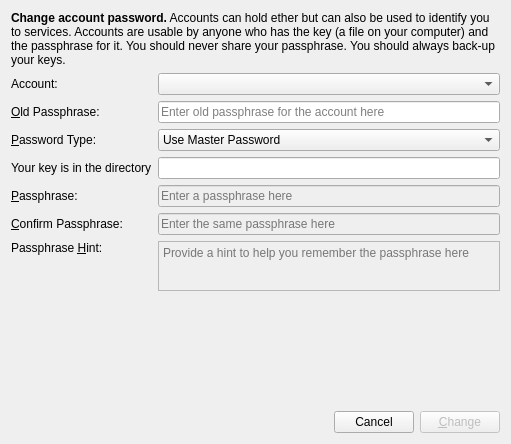
<?xml version="1.0" encoding="UTF-8"?>
<ui version="4.0">
 <class>EncryptKey</class>
 <widget class="QDialog" name="EncryptKey">
  <property name="geometry">
   <rect>
    <x>0</x>
    <y>0</y>
    <width>511</width>
    <height>444</height>
   </rect>
  </property>
  <property name="windowTitle">
   <string>New Account</string>
  </property>
  <property name="styleSheet">
   <string notr="true"/>
  </property>
  <layout class="QGridLayout" name="gridLayout">
   <item row="1" column="0">
    <widget class="QLabel" name="accountsLabel">
     <property name="text">
      <string>Account:</string>
     </property>
    </widget>
   </item>
   <item row="1" column="1">
    <widget class="QComboBox" name="accounts"/>
   </item>
   <item row="0" column="0" colspan="2">
    <widget class="QLabel" name="additionalLabel">
     <property name="maximumSize">
      <size>
       <width>16777215</width>
       <height>100</height>
      </size>
     </property>
     <property name="text">
      <string>&lt;html&gt;&lt;head/&gt;&lt;body&gt;&lt;p&gt;&lt;span style=&quot; font-weight:600;&quot;&gt;Change account password.&lt;/span&gt; Accounts can hold ether but can also be used to identify you to services. Accounts are usable by anyone who has the key (a file on your computer) and the passphrase for it. You should never share your passphrase. You should always back-up your keys.&lt;/p&gt;&lt;/body&gt;&lt;/html&gt;</string>
     </property>
     <property name="wordWrap">
      <bool>true</bool>
     </property>
    </widget>
   </item>
   <item row="2" column="0">
    <widget class="QLabel" name="oldPasswordLabel">
     <property name="maximumSize">
      <size>
       <width>16777215</width>
       <height>50</height>
      </size>
     </property>
     <property name="text">
      <string>&lt;html&gt;&lt;head/&gt;&lt;body&gt;&lt;p&gt;&amp;amp;Old Passphrase:&lt;/p&gt;&lt;/body&gt;&lt;/html&gt;</string>
     </property>
     <property name="buddy">
      <cstring>oldPassword</cstring>
     </property>
    </widget>
   </item>
   <item row="15" column="1">
    <spacer name="verticalSpacer">
     <property name="orientation">
      <enum>Qt::Vertical</enum>
     </property>
     <property name="sizeHint" stdset="0">
      <size>
       <width>20</width>
       <height>40</height>
      </size>
     </property>
    </spacer>
   </item>
   <item row="7" column="0">
    <widget class="QLabel" name="label">
     <property name="text">
      <string>Your key is in the directory</string>
     </property>
    </widget>
   </item>
   <item row="7" column="1">
    <widget class="QLineEdit" name="keysPath">
     <property name="readOnly">
      <bool>true</bool>
     </property>
    </widget>
   </item>
   <item row="14" column="1">
    <widget class="QTextEdit" name="hint">
     <property name="enabled">
      <bool>false</bool>
     </property>
     <property name="maximumSize">
      <size>
       <width>16777215</width>
       <height>50</height>
      </size>
     </property>
     <property name="placeholderText">
      <string>Provide a hint to help you remember the passphrase here</string>
     </property>
    </widget>
   </item>
   <item row="2" column="1">
    <widget class="QLineEdit" name="oldPassword">
     <property name="echoMode">
      <enum>QLineEdit::Password</enum>
     </property>
     <property name="placeholderText">
      <string>Enter old passphrase for the account here</string>
     </property>
    </widget>
   </item>
   <item row="11" column="1">
    <widget class="QLineEdit" name="confirm">
     <property name="enabled">
      <bool>false</bool>
     </property>
     <property name="echoMode">
      <enum>QLineEdit::Password</enum>
     </property>
     <property name="placeholderText">
      <string>Enter the same passphrase here</string>
     </property>
    </widget>
   </item>
   <item row="9" column="1">
    <widget class="QLineEdit" name="password">
     <property name="enabled">
      <bool>false</bool>
     </property>
     <property name="echoMode">
      <enum>QLineEdit::Password</enum>
     </property>
     <property name="placeholderText">
      <string>Enter a passphrase here</string>
     </property>
    </widget>
   </item>
   <item row="11" column="0">
    <widget class="QLabel" name="passwordAgainLabel">
     <property name="enabled">
      <bool>true</bool>
     </property>
     <property name="maximumSize">
      <size>
       <width>16777215</width>
       <height>50</height>
      </size>
     </property>
     <property name="text">
      <string>&lt;html&gt;&lt;head/&gt;&lt;body&gt;&lt;p&gt;&amp;amp;Confirm Passphrase:&lt;/p&gt;&lt;/body&gt;&lt;/html&gt;</string>
     </property>
     <property name="buddy">
      <cstring>confirm</cstring>
     </property>
    </widget>
   </item>
   <item row="16" column="0" colspan="2">
    <layout class="QHBoxLayout" name="horizontalLayout">
     <item>
      <widget class="QLabel" name="status">
       <property name="text">
        <string/>
       </property>
      </widget>
     </item>
     <item>
      <spacer name="horizontalSpacer">
       <property name="orientation">
        <enum>Qt::Horizontal</enum>
       </property>
       <property name="sizeHint" stdset="0">
        <size>
         <width>40</width>
         <height>20</height>
        </size>
       </property>
      </spacer>
     </item>
     <item>
      <widget class="QPushButton" name="cancel">
       <property name="maximumSize">
        <size>
         <width>83</width>
         <height>16777215</height>
        </size>
       </property>
       <property name="layoutDirection">
        <enum>Qt::LeftToRight</enum>
       </property>
       <property name="text">
        <string>Cancel</string>
       </property>
      </widget>
     </item>
     <item>
      <widget class="QPushButton" name="change">
       <property name="enabled">
        <bool>false</bool>
       </property>
       <property name="sizePolicy">
        <sizepolicy hsizetype="Minimum" vsizetype="Fixed">
         <horstretch>0</horstretch>
         <verstretch>0</verstretch>
        </sizepolicy>
       </property>
       <property name="maximumSize">
        <size>
         <width>83</width>
         <height>16777215</height>
        </size>
       </property>
       <property name="layoutDirection">
        <enum>Qt::LeftToRight</enum>
       </property>
       <property name="text">
        <string>&amp;Change</string>
       </property>
       <property name="default">
        <bool>true</bool>
       </property>
      </widget>
     </item>
    </layout>
   </item>
   <item row="3" column="1">
    <widget class="QComboBox" name="passwordType">
     <property name="maximumSize">
      <size>
       <width>16777215</width>
       <height>16777215</height>
      </size>
     </property>
     <item>
      <property name="text">
       <string>Use Master Password</string>
      </property>
     </item>
     <item>
      <property name="text">
       <string>Scrypt</string>
      </property>
     </item>
     <item>
      <property name="text">
       <string>PBKDF2-SHA256</string>
      </property>
     </item>
    </widget>
   </item>
   <item row="14" column="0" alignment="Qt::AlignTop">
    <widget class="QLabel" name="hintLabel">
     <property name="enabled">
      <bool>true</bool>
     </property>
     <property name="text">
      <string>&lt;html&gt;&lt;head/&gt;&lt;body&gt;&lt;p&gt;Passphrase &amp;amp;Hint:&lt;/p&gt;&lt;/body&gt;&lt;/html&gt;</string>
     </property>
     <property name="buddy">
      <cstring>hint</cstring>
     </property>
    </widget>
   </item>
   <item row="3" column="0">
    <widget class="QLabel" name="passwordTypeLabel">
     <property name="maximumSize">
      <size>
       <width>16777215</width>
       <height>50</height>
      </size>
     </property>
     <property name="text">
      <string>&lt;html&gt;&lt;head/&gt;&lt;body&gt;&lt;p&gt;&amp;amp;Password Type:&lt;/p&gt;&lt;/body&gt;&lt;/html&gt;</string>
     </property>
     <property name="wordWrap">
      <bool>true</bool>
     </property>
     <property name="buddy">
      <cstring>passwordType</cstring>
     </property>
    </widget>
   </item>
   <item row="9" column="0">
    <widget class="QLabel" name="passwordLabel">
     <property name="enabled">
      <bool>true</bool>
     </property>
     <property name="maximumSize">
      <size>
       <width>16777215</width>
       <height>50</height>
      </size>
     </property>
     <property name="text">
      <string>&lt;html&gt;&lt;head/&gt;&lt;body&gt;&lt;p&gt;&amp;amp;Passphrase:&lt;/p&gt;&lt;/body&gt;&lt;/html&gt;</string>
     </property>
     <property name="buddy">
      <cstring>password</cstring>
     </property>
    </widget>
   </item>
  </layout>
 </widget>
 <tabstops>
  <tabstop>oldPassword</tabstop>
  <tabstop>passwordType</tabstop>
  <tabstop>keysPath</tabstop>
  <tabstop>password</tabstop>
  <tabstop>confirm</tabstop>
  <tabstop>hint</tabstop>
  <tabstop>cancel</tabstop>
  <tabstop>change</tabstop>
 </tabstops>
 <resources/>
 <connections>
  <connection>
   <sender>cancel</sender>
   <signal>clicked()</signal>
   <receiver>EncryptKey</receiver>
   <slot>reject()</slot>
   <hints>
    <hint type="sourcelabel">
     <x>372</x>
     <y>407</y>
    </hint>
    <hint type="destinationlabel">
     <x>351</x>
     <y>443</y>
    </hint>
   </hints>
  </connection>
 </connections>
</ui>
